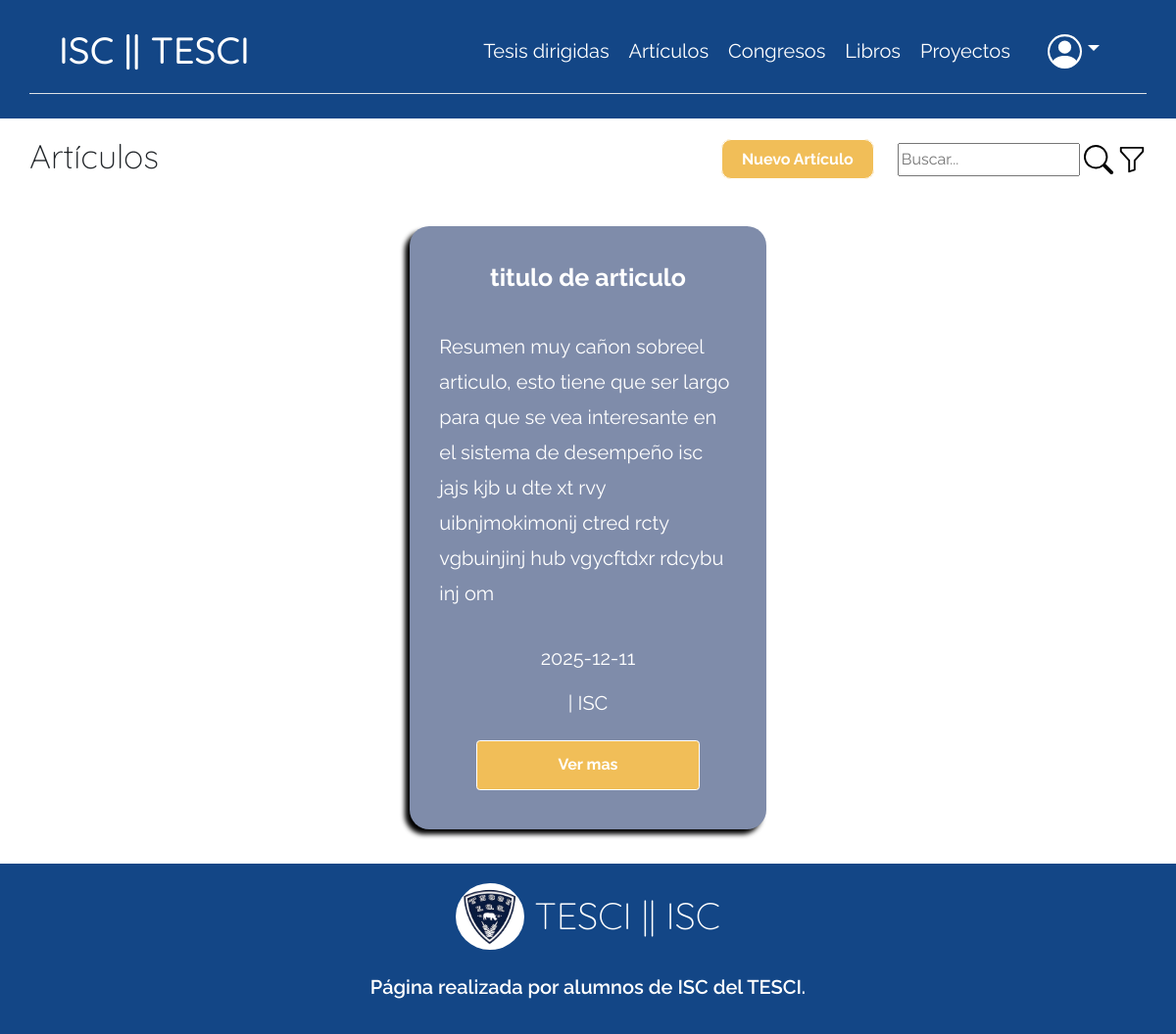
The page /researchers/articulos.php (signed in) on the database its author committed.
### tables this page shows
CREATE TABLE `user_profile` (
  `userId` varchar(50) NOT NULL,
  `firstName` varchar(50) DEFAULT NULL,
  `lastName` varchar(50) DEFAULT NULL,
  `area` varchar(50) DEFAULT NULL,
  `bio` text DEFAULT NULL,
  `avatarUrl` varchar(255) DEFAULT NULL,
  PRIMARY KEY (`userId`),
  CONSTRAINT `user_profile_ibfk_1` FOREIGN KEY (`userId`) REFERENCES `users` (`id`) ON DELETE CASCADE
);

CREATE TABLE `articulos` (
  `idArticulo` int(11) NOT NULL AUTO_INCREMENT,
  `userId` varchar(50) NOT NULL,
  `tituloArticulo` varchar(150) DEFAULT NULL,
  `nombreRevista` varchar(150) DEFAULT NULL,
  `autoresArticulo` varchar(150) DEFAULT NULL,
  `propositoAutor` varchar(50) DEFAULT NULL,
  `resumen` varchar(850) DEFAULT NULL,
  `estadoArticulo` varchar(50) DEFAULT NULL,
  `fechaArticulo` date DEFAULT NULL,
  `casaEditorial` varchar(50) DEFAULT NULL,
  `sectorArticulo` varchar(50) DEFAULT NULL,
  `areaConocimiento` varchar(50) DEFAULT NULL,
  `tipoArticulo` varchar(50) DEFAULT NULL,
  `rangoPaginas` varchar(10) DEFAULT NULL,
  `indiceRegistro` varchar(30) DEFAULT NULL,
  `issn` varchar(25) DEFAULT NULL,
  `pdf` varchar(100) DEFAULT NULL,
  PRIMARY KEY (`idArticulo`),
  KEY `userId` (`userId`),
  CONSTRAINT `articulos_ibfk_1` FOREIGN KEY (`userId`) REFERENCES `users` (`id`) ON DELETE CASCADE
);

### researchers/consultasModulos/ArticuloModulo.php (the view, shortened to what this page needs)
<?php
    class moduloArticulo{
        public static $conn;
        public static function init () {
            self::$conn = connect();
        }
        function getArticulo( $id, $area, $role ){
            $sql = "SELECT
                u.lastName,
                u.firstName,
                a.idArticulo,
                a.tituloArticulo,
                a.nombreRevista,
                a.autoresArticulo,
                a.propositoAutor,
                a.resumen,
                a.estadoArticulo,
                a.fechaArticulo,
                a.casaEditorial,
                a.sectorArticulo,
                a.areaConocimiento,
                a.tipoArticulo,
                a.rangoPaginas,
                a.indiceRegistro,
                a.issn,
                a.pdf
                FROM user_profile u
                INNER JOIN articulos a
                -- ON u.userId = t.userId
                -- WHERE u.userId = :userId
                ";
                if( $role === 'researcher' ){
                    $sql .= " ON u.userId = a.userId WHERE u.userId = :userId ORDER BY fechaArticulo DESC ";
                }else if( $role === 'leadership' && $area === 'ISC' ){
                    $sql .= " ON u.userId = a.userId WHERE u.area = 'ISC' ORDER BY fechaArticulo DESC ";
                }else if( $role === 'admin' ){
                    $sql .= " ON u.userId = a.userId ORDER BY fechaArticulo DESC ";
                }
                try{
                    $stmt = self :: $conn -> prepare($sql);
                    if( $role === 'researcher' ){
                        $stmt -> execute(['userId' => $id]);
                    } else {
                        $stmt -> execute();
                    }
                    $html ='';
                } catch( PDOException $e ) {
                    $html = '<p>Hubo un problema al cargar la base de datos ' . $e -> getMessage() . '.</p>';
                    return $html;
                }
                while($res = $stmt -> fetch()){
                    $html = '
                    <div class=" col">
                        <div class="proyecto d-flex flex-column radius-3 p-5 mx-2 my-2 h-100">
                            <p class="fs-1 fw-bold my-0 mx-auto">'. $res['tituloArticulo'].'</p>
                            <p class="mx-auto my-5">
                                '. $res['resumen'].'
                            </p>
                            <p class="text-start mx-auto">'. $res['fechaArticulo'] .'</p>
                            <p class="text-start mx-auto">'. $res['last_name'] .' '. $res['first_name'] .' | ISC</p>
                            <button
                            type="button"
                            class="boton-claro rounded d-flex justify-content-center w-75 mx-auto"
                            data-bs-toggle="modal"
                            data-bs-target="#verMas'. $res['idArticulo'].'"
                            >Ver mas</button>
                        </div>
                    </div>
                    id="verMas'. $res['idArticulo'] .'"
                    aria-labelledby="verMas'. $res['idLibro'] .'Label"
                                    <h5 class="modal-title fs-1">'. $res['tituloArticulo'] .'</h5>
                                            <div class="text-center"><span class="fw-bold">Titulo articulo: </span> '. $res['tituloArticulo'] .'</div>
                                            <div class="text-center"><span class="fw-bold">Nombre revista: </span> '. $res['nombreRevista'] .'</div>
                                            <div class="text-center"><span class="fw-bold">Autores Articulo: </span> '. $res['autoresArticulo'] .'</div>
                                                    <div class="text-center"><span class="fw-bold">Proposito: </span> '. $res['propositoAutor'] .'</div>
                                                    <div class="text-center"><span class="fw-bold">Estado: </span> '. $res['estadoArticulo'] .'</div>
                                                    <div class="text-center"><span class="fw-bold">Fecha: </span> '. $res['fechaArticulo'] .'</div>
                                                    <div class="text-center"><span class="fw-bold">Casa editorial: </span>'. $res['casaEditorial'] .'</div>
                                                    <div class="text-center"><span class="fw-bold">Sector: </span>'. $res['sectorArticulo'] .'</div>
                                                    <div class="text-center"><span class="fw-bold">Area: </span>'. $res['areaConocimiento'] .'</div>
                                                    <div class="text-center"><span class="fw-bold">Tipo: </span>'. $res['tipoArticulo'] .'</div>
                                                    <div class="text-center"><span class="fw-bold">Rango paginas: </span>'. $res['rangoPaginas'] .'</div>
                                                    <div class="text-center"><span class="fw-bold">Indice Registro: </span>'. $res['indiceRegistro'] .'</div>
                                                    <div class="text-center"><span class="fw-bold"> ISSN: </span>'.$res['issn'].'</div>
                                                <div class="mx-auto">
                                                    '. $res['resumen'] .'</div>
                    </div>';
                }
            return $html;
        }
    }

### rows shown on the page
user_profile: articulos.tituloArticulo "titulo de articulo", articulos.resumen "Resumen muy cañon sobreel articulo, esto tiene que ser largo para que se vea interesante en el sistema de desempeño isc jajs kjb u dte xt rvy uibnjmokimonij ctred rcty vgbuinjinj hub vgycftdxr rdcybu inj om", articulos.fechaArticulo "2025-12-11"
